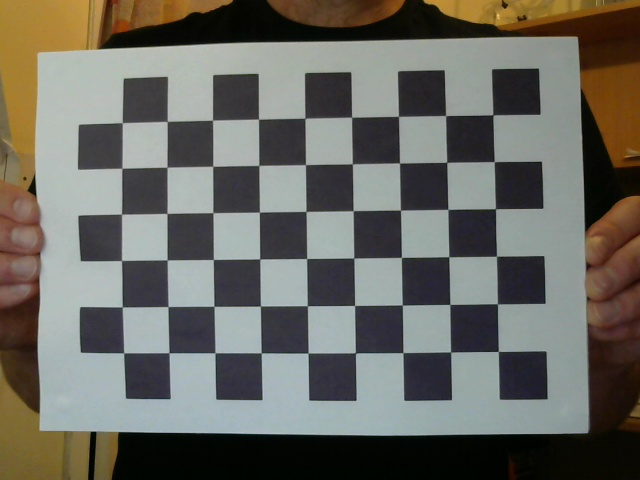
#> input picture img/chess.jpg, 640 x 480 px
$ jupyter execute --allow-errors 'Finding and Drawing Chessboard Corners.ipynb'   (shell and % lines are left out)
#> lines starting #> are read from the running program, lines starting #| are printed output that depends on the picture
[cell 1]
import cv2
import matplotlib.image as mpimg
import matplotlib.pyplot as plt

[cell 2]
# Read in the image

img = mpimg.imread("img/chess.jpg")
#> img is the input picture: shape (480, 640, 3); mean R, G, B 106.1, 105, 97.8

[cell 3]
plt.imshow(img)

[cell 4]
gray = cv2.cvtColor(img,cv2.COLOR_RGB2GRAY)
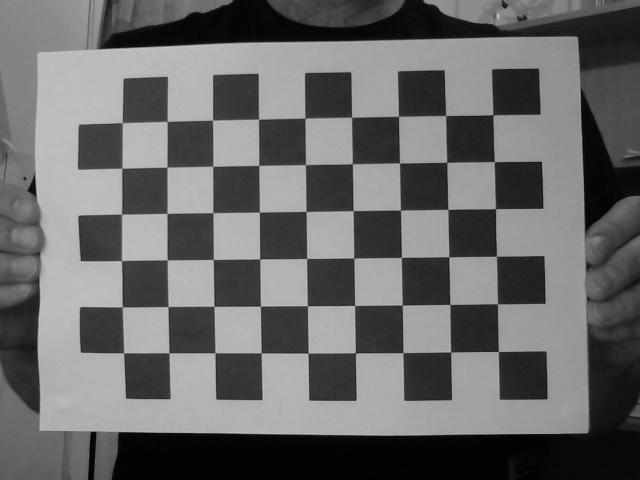
#> gray: shape (480, 640); min 1, max 200, mean 104.5

[cell 5]
nx = 9
ny = 6

[cell 6]
ret,corners = cv2.findChessboardCorners(gray,(nx,ny),None)
#> ret = True; corners = 54 rows, first 8: [498.3, 351.4], [450.5, 352], [402.9, 352.6], [355.5, 352.9], [308, 353], [261.2, 352.9], [215, 353], [169, 352.7]


$ run again, with img/bbox-example-image.jpg copied over img/chess.jpg
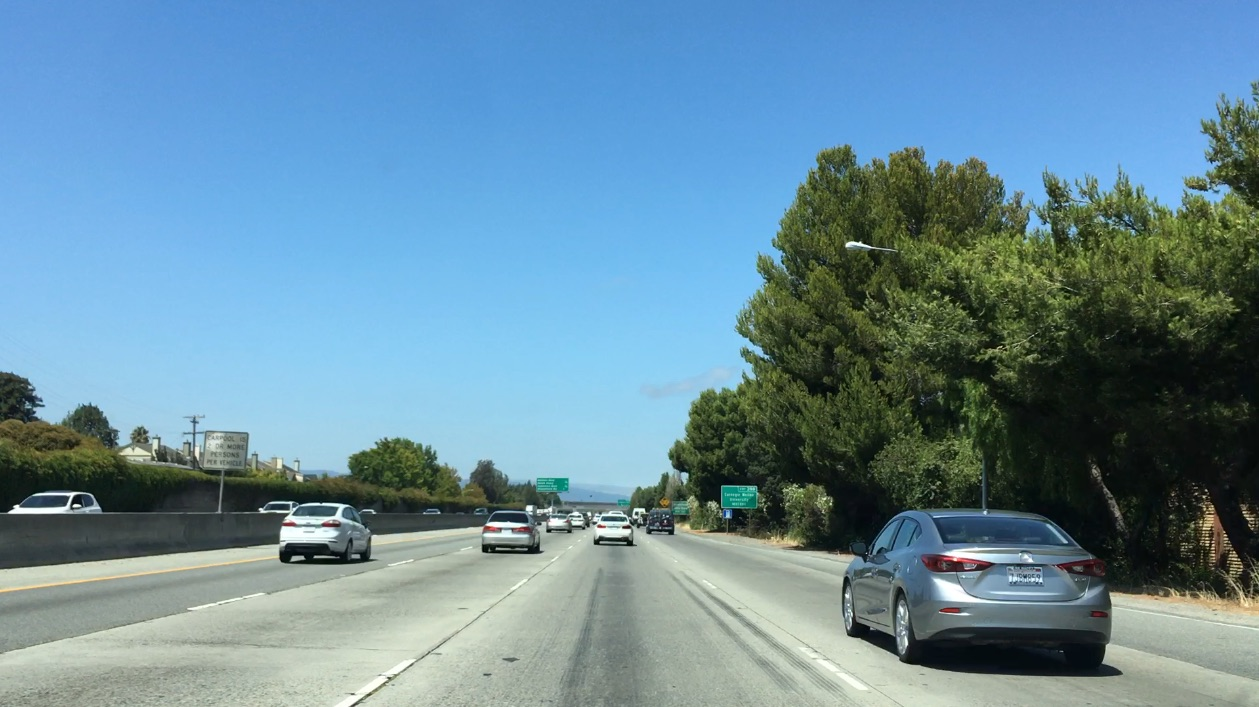
#> input picture img/bbox-example-image.jpg, 1259 x 707 px
#> img is the input picture: shape (707, 1259, 3); mean R, G, B 104.8, 141, 158.4
#> `gray = cv2.cvtColor(img,cv2.COLOR_RGB2GRAY)`:
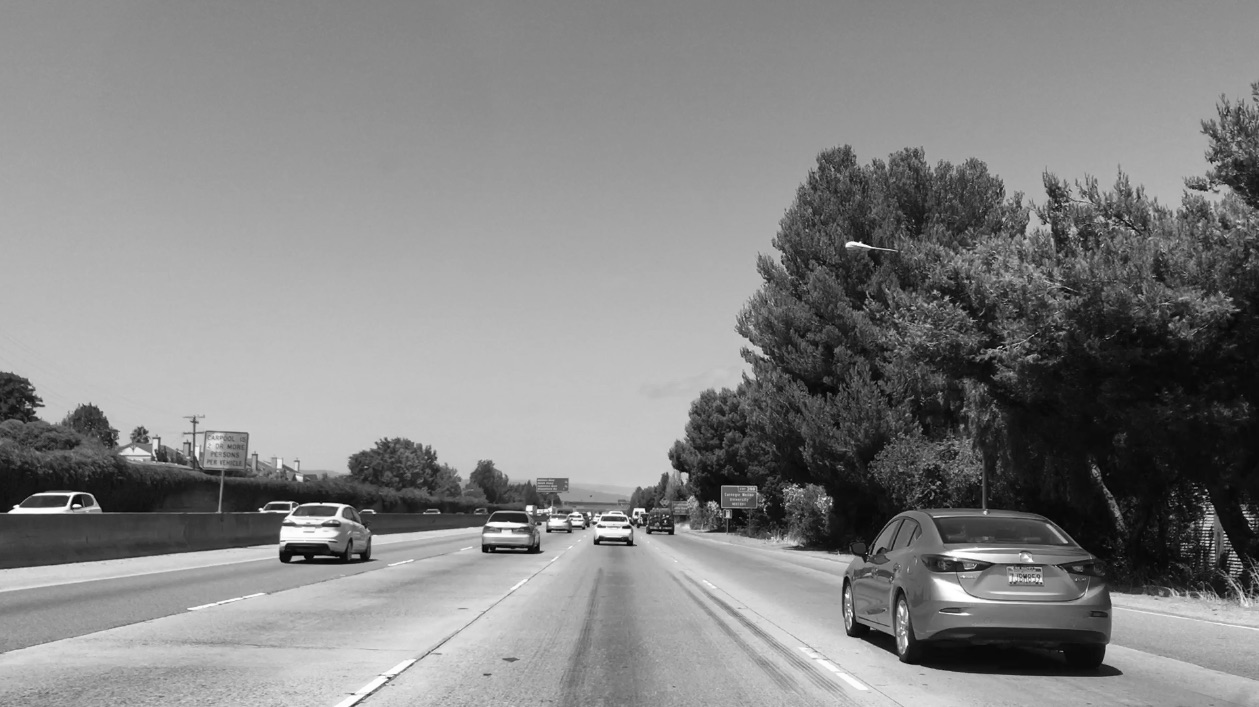
#> gray: shape (707, 1259); min 1, max 255, mean 132.2
#> ret = False; corners = None

$ run again, with img/stop-sign.jpg copied over img/chess.jpg
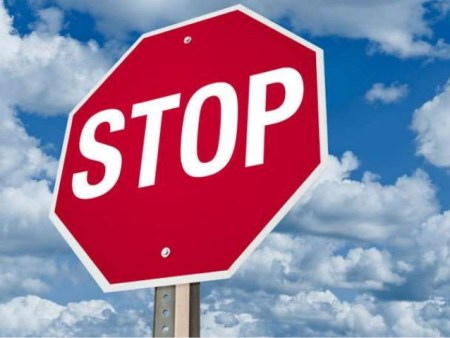
#> input picture img/stop-sign.jpg, 450 x 338 px
#> img is the input picture: shape (338, 450, 3); mean R, G, B 151.2, 121.6, 153.2
#> `gray = cv2.cvtColor(img,cv2.COLOR_RGB2GRAY)`:
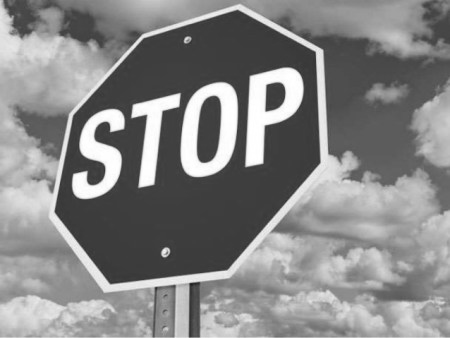
#> gray: shape (338, 450); min 29, max 255, mean 134
#> ret = False; corners = None

$ run again, with img/test.jpg copied over img/chess.jpg
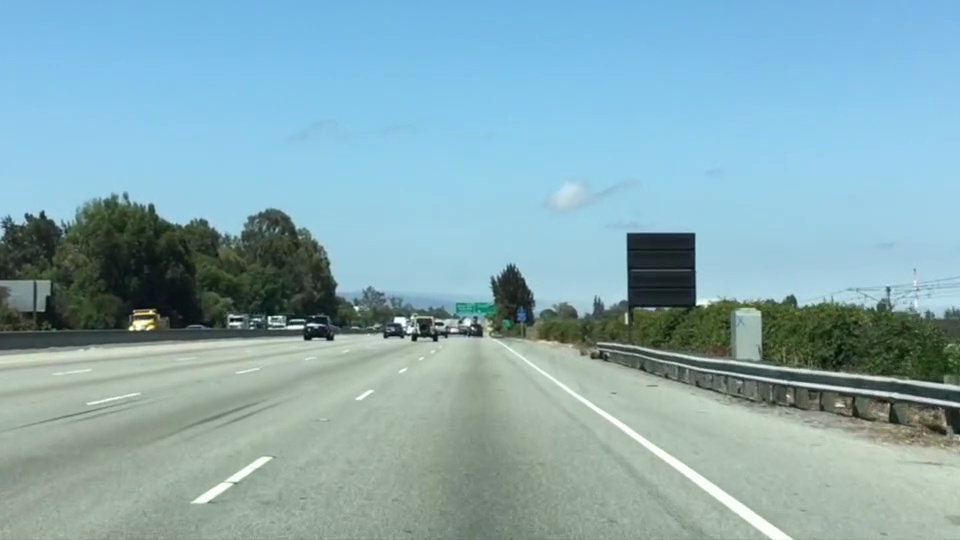
#> input picture img/test.jpg, 960 x 540 px
#> img is the input picture: shape (540, 960, 3); mean R, G, B 135.5, 171.1, 179.2
#> `gray = cv2.cvtColor(img,cv2.COLOR_RGB2GRAY)`:
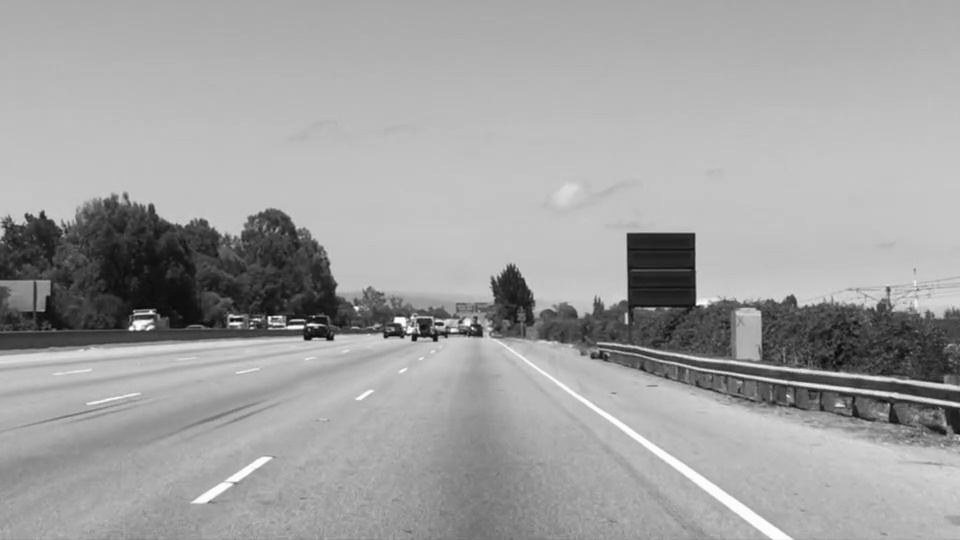
#> gray: shape (540, 960); min 6, max 254, mean 161.4
#> ret = False; corners = None
